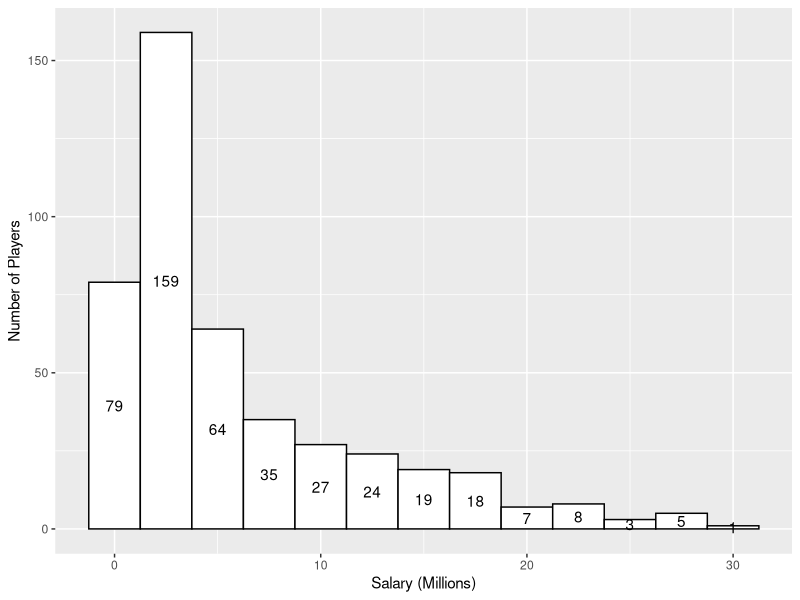
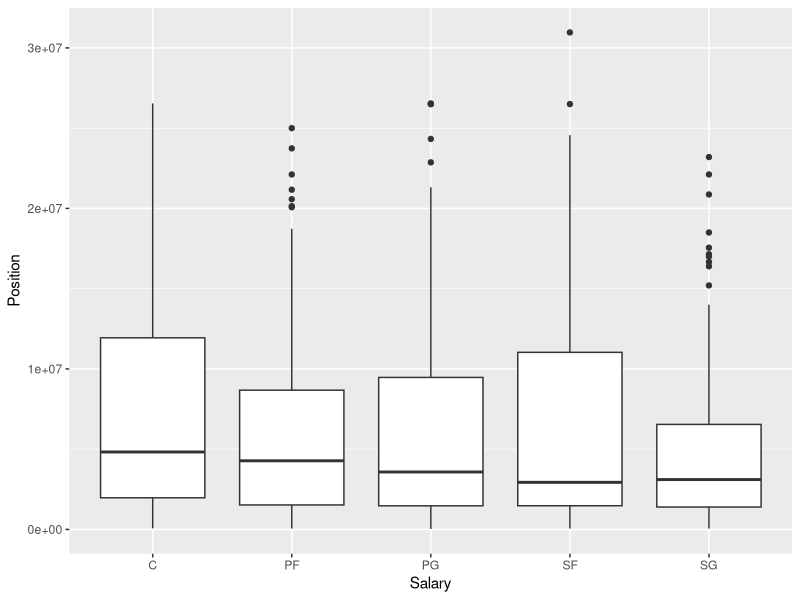
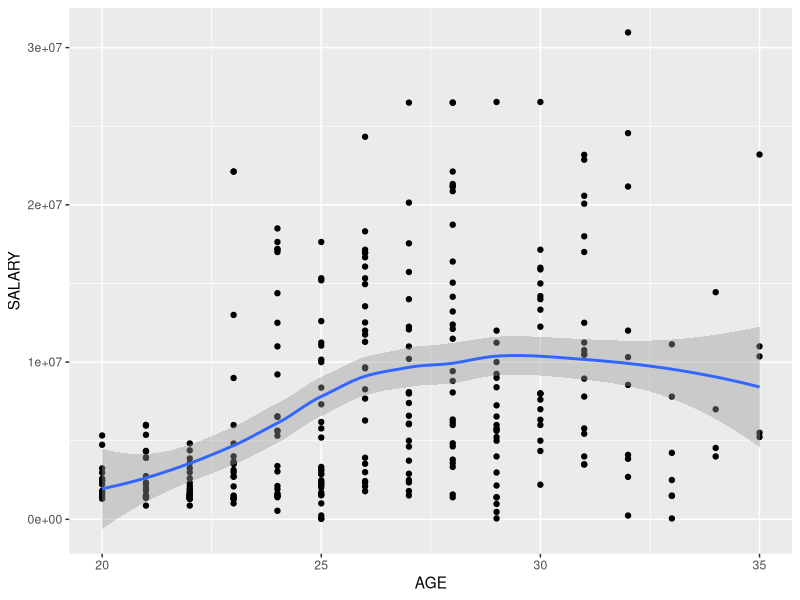
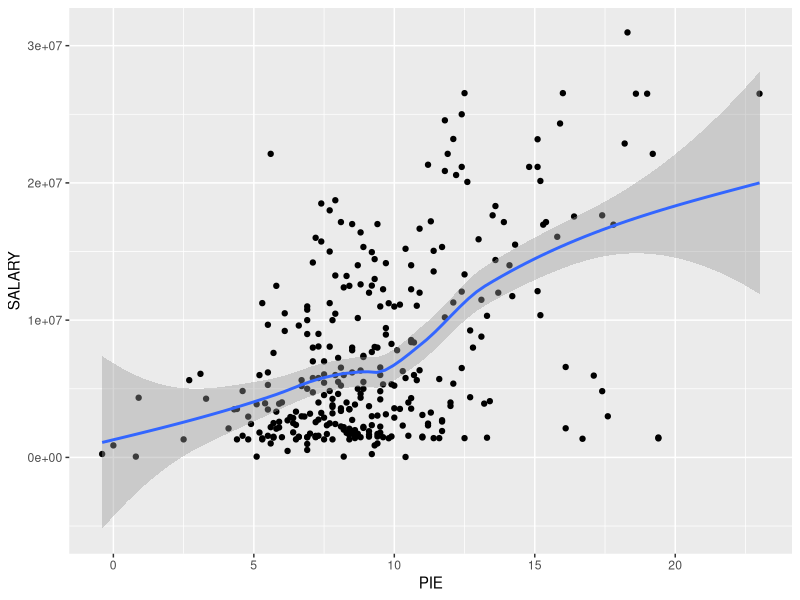
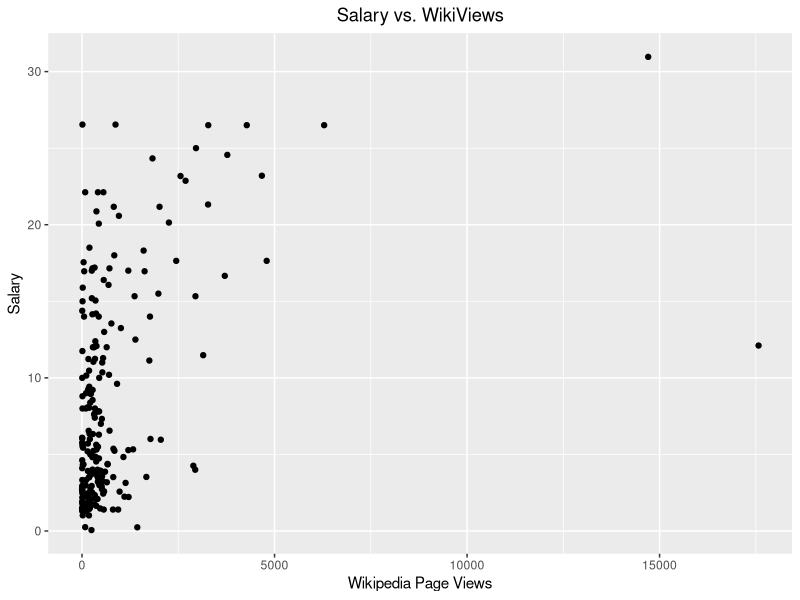
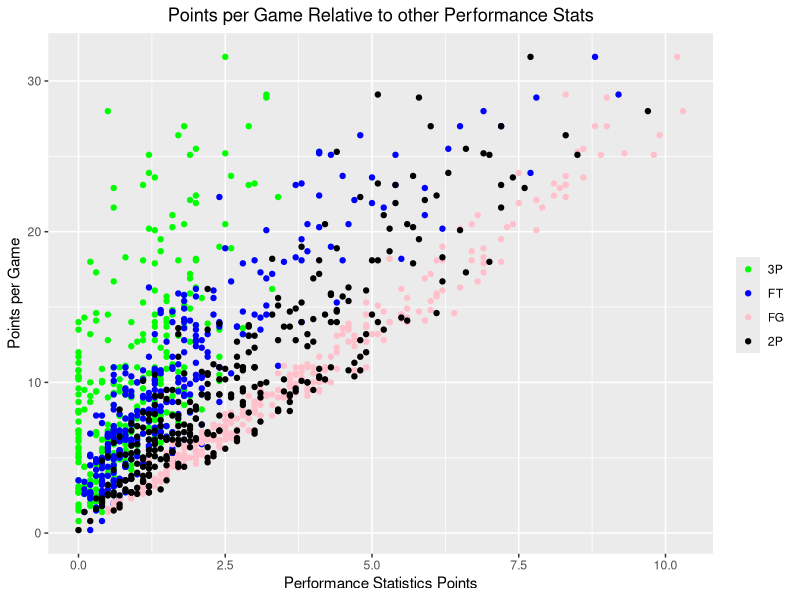
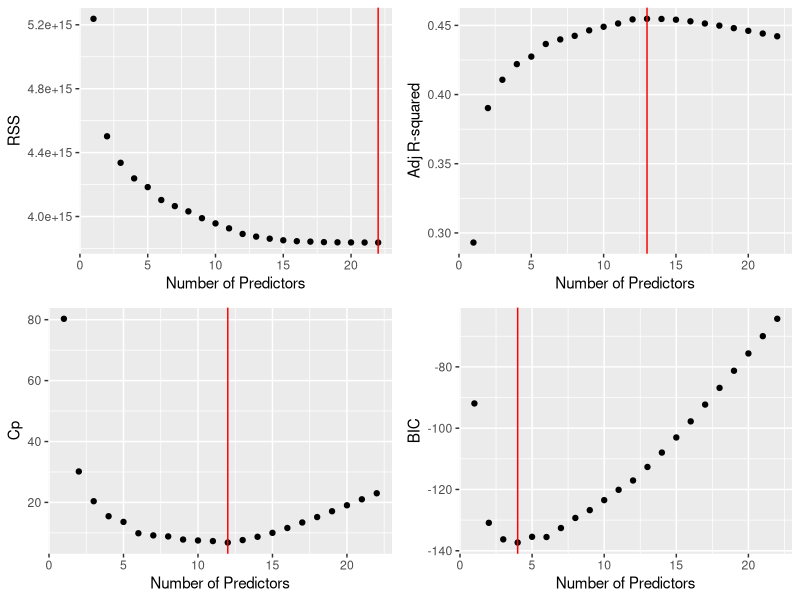
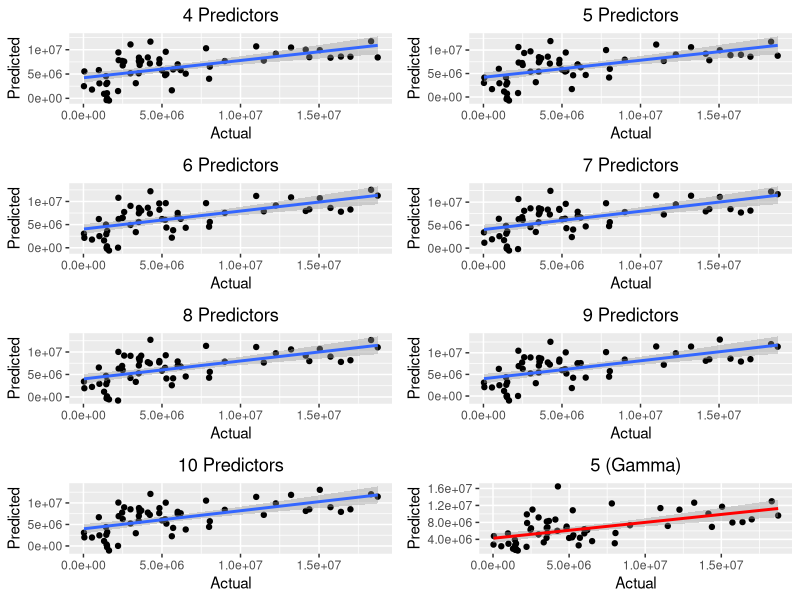

The R source for these figures, in order:
## ---- chunk 1
library(tidyverse)
library(modelr)
library(boot)
library(leaps)
library(gridExtra)
library(gam)
library(knitr)
library(kableExtra)
## ---- chunk 2

# Loading processed and cleaned data files
salary <- read_csv('data/processed/salary.csv')
players_with_stats_combined <- read_csv('data/processed/players_with_stats_combined.csv')
players_with_salary_wiki_twitter <- read_csv('data/processed/players_with_salary_wiki_twitter.csv')
team_twitter_wiki <- read_csv("data/processed/team_twitter_wiki.csv")
players_with_stats_salary <- read_csv("data/processed/players_with_stats_salary.csv")
players_wiki_twitter <- read_csv("data/processed/players_wiki_twitter.csv")
## ---- chunk 3
# Display histogram of salaries... not surprisingly, right skewed
salary %>% 
  ggplot(aes(SALARY2, labels = TRUE)) +
  geom_histogram(binwidth = 2.5, color = "black", fill = "white") +
  stat_bin(geom="text", aes(label = ..count..), binwidth = 2.5, position=position_stack(vjust=0.5)) +
  labs(x = 'Salary (Millions)', y = 'Number of Players')
## ---- chunk 4
# Find a quantiles
quantiles <- quantile(salary$SALARY, seq(0, 1, .1)) 

quantiles <- tibble(Percentile = names(quantiles)
       ,Salary = quantiles)

quantiles %>% 
  kable("html") %>%
  kable_styling(bootstrap_options = "striped", full_width = F, position = "left")
## ---- chunk 5
# Display salaries by position 
# Removed rows that only display a position a 'F' or 'G'
salary %>% 
  filter(POSITION %in% c('C', 'PF', 'PG', 'SF', 'SG')) %>% 
  ggplot(aes(POSITION, SALARY)) +
  geom_boxplot() +
  labs(x = 'Salary', y = 'Position')
  # ggtitle("Salary By Position")

# Calculate average salary/position
salary %>% 
    rename(Position = POSITION) %>% 
    filter(Position %in% c('C', 'PF', 'PG', 'SF', 'SG')) %>% 
    group_by(Position) %>% 
    summarise(Avg_Salary = round(median(SALARY) / 1000000, digits = 2)) %>%
    kable("html") %>%
    kable_styling(bootstrap_options = "striped", full_width = F, position = "left")
## ---- chunk 6
# Exploring salary vs. age
players_with_stats_salary <- inner_join(players_with_stats_combined, salary, by = c('PLAYER' =  'NAME'))
players_with_stats_salary <- select(players_with_stats_salary, -POSITION.y, -TEAM.y, -SALARY2)
players_with_stats_salary <- drop_na(players_with_stats_salary)

# Correlation between Age and Salary. Took out outliers.
players_with_stats_salary %>% 
  filter(AGE >= 20, AGE <= 35) %>% 
  ggplot(aes(x = AGE, y = SALARY)) +
  geom_point() +
  geom_smooth() 
 # ggtitle("Age vs. Individual Salary")
## ---- chunk 7
# Correlation between between Player Effectiveness and Salary
ggplot(players_with_stats_salary, aes(x = PIE, y = SALARY)) +
  geom_point() +
  geom_smooth() 
  # ggtitle("Player Effectiveness vs. Salary")
## ---- chunk 8
wiki_eda_plot <- ggplot() +
  geom_point(data = players_wiki_twitter, aes(x = wiki_views, y = salary)) + geom_smooth() +
  xlab("Wikipedia Page Views") + ylab("Salary") +
  ggtitle("Salary vs. WikiViews") + theme(plot.title = element_text(hjust = 0.5))

wiki_eda_plot

## ---- chunk 9
eda_plot <- ggplot() +
  geom_point(data = players_with_stats_salary, aes(x = `3P`, y = POINTS, color="3P")) +
  geom_point(data = players_with_stats_salary, aes(x = FT, y = POINTS, color="FT")) +
  geom_point(data = players_with_stats_salary, aes(x = FG, y = POINTS, color="FG")) +
  geom_point(data = players_with_stats_salary, aes(x = `2P`, y = POINTS, color="2P")) +
  scale_color_manual("", breaks=c("3P", "FT", "FG", "2P"), values=c("3P"="green", "FT"="blue", "FG"="pink", "2P"="black")) +
  xlab("Performance Statistics Points") + ylab("Points per Game") +
  ggtitle("Points per Game Relative to other Performance Stats") + theme(plot.title = element_text(hjust = 0.5))

eda_plot

## ---- chunk 10
# names(players_with_stats_salary)

stats_salary_data <- players_with_stats_salary %>%
  # Because each statistic below indicates a different model has the
  # smallest test error, this line creates a smaller dataset for comparison
  select(-PLAYER, -X1, -POSITION.x, -TEAM.x, -RPM, -Rk, -`FG%`, -`3P%`, -`2P%`, -`eFG%`,
         -`FT%`, -TRB, -ORPM, -DRPM, -WINS_RPM, -PLAYER, -X1, -MP) %>%
  # this is the original select
  # select(-PLAYER, -X1, -POSITION.x, -TEAM.x, -RPM) %>%
  filter(SALARY <= quantile(salary$SALARY, .95))
## ---- chunk 11
# Create variable to hold the number of predictors
num_predictors <- dim(stats_salary_data)[2] - 1

# Perform best-subsets
stats_salary_model <- regsubsets(SALARY ~ .
                                 ,data = stats_salary_data
                                 ,nvmax = num_predictors)

stats_salary_summary <- summary(stats_salary_model)

# Create tibble which contains data from results object
stats_salary_results <- tibble(num_pred = 1:num_predictors
                               ,rss = stats_salary_summary$rss
                               ,rsquared = stats_salary_summary$rsq
                               ,adj_rsquared = stats_salary_summary$adjr2
                               ,cp = stats_salary_summary$cp
                               ,bic = stats_salary_summary$bic)


# RSS
plot1_q1 <- stats_salary_results %>%
  ggplot(aes(num_pred, rss)) +
  geom_point() +
  geom_vline(aes(xintercept = which.min(stats_salary_results$rss)), color = 'red') +
  xlab('Number of Predictors') +
  ylab('RSS')

# ADJ R-SQUARED
plot2_q1 <- stats_salary_results %>%
  ggplot(aes(num_pred, adj_rsquared)) +
  geom_point() +
  geom_vline(aes(xintercept = which.max(stats_salary_results$adj_rsquared)), color = 'red') +
  xlab('Number of Predictors') +
  ylab('Adj R-squared')

# CP
plot3_q1 <- stats_salary_results %>%
  ggplot(aes(num_pred, cp)) +
  geom_point() +
  geom_vline(aes(xintercept = which.min(stats_salary_results$cp)), color = 'red') +
  xlab('Number of Predictors') +
  ylab('Cp')

# BIC
plot4_q1 <- stats_salary_results %>%
  ggplot(aes(num_pred, bic)) +
  geom_point() +
  geom_vline(aes(xintercept = which.min(stats_salary_results$bic)), color = 'red') +
  xlab('Number of Predictors') +
  ylab('BIC')

# Each of the measures comes up with vastly different number of
# predictors...
grid.arrange(plot1_q1, plot2_q1, plot3_q1, plot4_q1, nrow = 2, ncol = 2)
## ---- chunk 12
# Create training and test data sets
training_data_q1 <- stats_salary_data %>% sample_frac(.8)
test_data_q1 <- setdiff(stats_salary_data, training_data_q1)

# Fit model using the coefficients above and add predictions to test data
salary_model4 <- lm(SALARY ~ AGE + `2PA` + MPG + W, data = training_data_q1)
salary_model5 <- lm(SALARY ~ AGE + `2P` + `2PA` + MPG + W, data = training_data_q1)
salary_model6 <- lm(SALARY ~ AGE + `2P` + `2PA` + ORB + POINTS + W, data = training_data_q1)
salary_model7 <- lm(SALARY ~ AGE + `2P` + `2PA` + ORB + POINTS + W + TOV, data = training_data_q1)
salary_model8 <- lm(SALARY ~ AGE + `2P` + `2PA` + ORB + POINTS + W + TOV + STL, data = training_data_q1)
salary_model9 <- lm(SALARY ~ AGE + FGA + `2P` + `3PA` + ORB + POINTS + W + TOV + MPG, data = training_data_q1)
salary_model10 <- lm(SALARY ~ AGE + FGA + `3PA` + `2P` + `2PA` + ORB + TOV + POINTS + MPG + W, data = training_data_q1)

test_data_q1 <- add_predictions(test_data_q1, salary_model4, var = 'pred_lm4')
test_data_q1 <- add_predictions(test_data_q1, salary_model5, var = 'pred_lm5')
test_data_q1 <- add_predictions(test_data_q1, salary_model6, var = 'pred_lm6')
test_data_q1 <- add_predictions(test_data_q1, salary_model7, var = 'pred_lm7')
test_data_q1 <- add_predictions(test_data_q1, salary_model8, var = 'pred_lm8')
test_data_q1 <- add_predictions(test_data_q1, salary_model9, var = 'pred_lm9')
test_data_q1 <- add_predictions(test_data_q1, salary_model10, var = 'pred_lm10')

salary_model_gamma <- glm(SALARY ~ AGE + `2P` + `2PA` + ORB + MPG, data = training_data_q1, family = Gamma(link = "log"))
test_data_q1 <- mutate(test_data_q1, pred_glm = predict(salary_model_gamma, test_data_q1, type = 'response'))

text_tbl <- data.frame(
  NumberOfPredictors = c("4", "5", "6", "7", "8", "9", "10", "5 (Gamma)"),
  Predictors = c(
    "Age, 2PA, MPG, W",
    "Age, 2PA, MPG, W, 2P",
    "Age, 2PA, W, 2P, ORB, POINTS",
    "Age, 2PA, W, 2P, ORB, POINTS, TOV",
    "Age, 2PA, W, 2P, ORB, POINTS, TOV, STL",
    "Age, W, 2P, ORB, POINTS, TOV, MPG, 3PA, FGA",
    "Age, W, 2P, ORB, POINTS, TOV, MPG, 3PA, FGA, 2PA",
    "Age, 2PA, 2P, 2PA, ORB, MPG"
  )
)

kable(text_tbl, "html") %>%
  kable_styling(full_width = F, position = "left") %>%
  column_spec(1, bold = T, border_right = T) %>%
  column_spec(2, width = "30em")
## ---- chunk 13
# Actual vs Predicted for linear model
plot_lm4 <- ggplot() +
  geom_point(data = test_data_q1, aes(x = SALARY, y = pred_lm4)) +
  geom_smooth(data = test_data_q1, aes(x = SALARY, y = pred_lm4), method = 'lm') +
  labs(x = 'Actual', y = 'Predicted') +
  ggtitle("4 Predictors") +
  theme(plot.title = element_text(hjust = 0.5))

plot_lm5 <- ggplot() +
  geom_point(data = test_data_q1, aes(x = SALARY, y = pred_lm5)) +
  geom_smooth(data = test_data_q1, aes(x = SALARY, y = pred_lm5), method = 'lm') +
  labs(x = 'Actual', y = 'Predicted') +
  ggtitle("5 Predictors") +
  theme(plot.title = element_text(hjust = 0.5))

plot_lm6 <- ggplot() +
  geom_point(data = test_data_q1, aes(x = SALARY, y = pred_lm6)) +
  geom_smooth(data = test_data_q1, aes(x = SALARY, y = pred_lm6), method = 'lm') +
  labs(x = 'Actual', y = 'Predicted') +
  ggtitle("6 Predictors") +
  theme(plot.title = element_text(hjust = 0.5))

plot_lm7 <- ggplot() +
  geom_point(data = test_data_q1, aes(x = SALARY, y = pred_lm7)) +
  geom_smooth(data = test_data_q1, aes(x = SALARY, y = pred_lm7), method = 'lm') +
  labs(x = 'Actual', y = 'Predicted') +
  ggtitle("7 Predictors") +
  theme(plot.title = element_text(hjust = 0.5))

plot_lm8 <- ggplot() +
  geom_point(data = test_data_q1, aes(x = SALARY, y = pred_lm8)) +
  geom_smooth(data = test_data_q1, aes(x = SALARY, y = pred_lm8), method = 'lm') +
  labs(x = 'Actual', y = 'Predicted') +
  ggtitle("8 Predictors") +
  theme(plot.title = element_text(hjust = 0.5))

plot_lm9 <- ggplot() +
  geom_point(data = test_data_q1, aes(x = SALARY, y = pred_lm9)) +
  geom_smooth(data = test_data_q1, aes(x = SALARY, y = pred_lm9), method = 'lm') +
  labs(x = 'Actual', y = 'Predicted') +
  ggtitle("9 Predictors") +
  theme(plot.title = element_text(hjust = 0.5))

plot_lm10 <- ggplot() +
  geom_point(data = test_data_q1, aes(x = SALARY, y = pred_lm10)) +
  geom_smooth(data = test_data_q1, aes(x = SALARY, y = pred_lm10), method = 'lm') +
  labs(x = 'Actual', y = 'Predicted') +
  ggtitle("10 Predictors") +
  theme(plot.title = element_text(hjust = 0.5))

plot_glm <- ggplot() +
  geom_point(data = test_data_q1, aes(x = SALARY, y = pred_glm)) +
  geom_smooth(data = test_data_q1, aes(x = SALARY, y = pred_glm), method = 'lm', color = "red") +
  labs(x = 'Actual', y = 'Predicted') +
  ggtitle("5 (Gamma)") +
  theme(plot.title = element_text(hjust = 0.5))

grid.arrange(plot_lm4, plot_lm5, plot_lm6, plot_lm7, plot_lm8, plot_lm9, plot_lm10, plot_glm, nrow = 4, ncol = 2)
## ---- chunk 14
tibble(Model4 = rmse(salary_model4, test_data_q1)
     ,Model5 = rmse(salary_model5, test_data_q1)
     ,Model6 = rmse(salary_model6, test_data_q1)
     ,Model7 = rmse(salary_model7, test_data_q1)
     ,Model8 = rmse(salary_model8, test_data_q1)
     ,Model9 = rmse(salary_model9, test_data_q1)
     ,Model10 = rmse(salary_model10, test_data_q1)
     ,Gamma = rmse(salary_model_gamma, test_data_q1)) %>%
kable("html") %>%
kable_styling(position = "left")
## ---- chunk 15
stats_salary10fold <- stats_salary_data %>%
  crossv_kfold(5, id = 'fold') %>%
  mutate(train = map(train, as_tibble)) %>%
  mutate(lm_model4 = map(train, ~ lm(SALARY ~ AGE + `2PA` + MPG + W, data = .))
         ,lm_model5 = map(train, ~ lm(SALARY ~ AGE + `2P` + `2PA` + MPG + W, data = .))
         ,lm_model6 = map(train, ~ lm(SALARY ~ AGE + `2P` + `2PA` + ORB + POINTS + W, data = .))
         ,lm_model7 = map(train, ~ lm(SALARY ~ AGE + `2P` + `2PA` + ORB + POINTS + W + TOV, data = .))
         ,lm_model8 = map(train, ~ lm(SALARY ~ AGE + `2P` + `2PA` + ORB + POINTS + W + TOV + STL, data = .))
         ,lm_model9 = map(train, ~ lm(SALARY ~ AGE + FGA + `2P` + `3PA` + ORB + POINTS + W + TOV + MPG, data = .))
         ,lm_model10 = map(train, ~ lm(SALARY ~ AGE + FGA + `3PA` + `2P` + `2PA` + ORB + TOV + POINTS + MPG + W, data = .))
         ,glm_model = map(train
                          , ~ glm(SALARY ~ AGE + `2P` + `2PA` + ORB + MPG, data = .
                                  , family = Gamma(link = "log"))))

rmse_lm4 <- stats_salary10fold %>%
  mutate(rmse = map2_dbl(stats_salary10fold$lm_model4, stats_salary10fold$test, rmse)) %>%
  summarise(mean_rmse = mean(rmse))

rmse_lm5 <- stats_salary10fold %>%
  mutate(rmse = map2_dbl(stats_salary10fold$lm_model5, stats_salary10fold$test, rmse)) %>%
  summarise(mean_rmse = mean(rmse))

rmse_lm6 <- stats_salary10fold %>%
  mutate(rmse = map2_dbl(stats_salary10fold$lm_model6, stats_salary10fold$test, rmse)) %>%
  summarise(mean_rmse = mean(rmse))

rmse_lm7 <- stats_salary10fold %>%
  mutate(rmse = map2_dbl(stats_salary10fold$lm_model7, stats_salary10fold$test, rmse)) %>%
  summarise(mean_rmse = mean(rmse))

rmse_lm8 <- stats_salary10fold %>%
  mutate(rmse = map2_dbl(stats_salary10fold$lm_model8, stats_salary10fold$test, rmse)) %>%
  summarise(mean_rmse = mean(rmse))

rmse_lm9 <- stats_salary10fold %>%
  mutate(rmse = map2_dbl(stats_salary10fold$lm_model9, stats_salary10fold$test, rmse)) %>%
  summarise(mean_rmse = mean(rmse))

rmse_lm10 <- stats_salary10fold %>%
  mutate(rmse = map2_dbl(stats_salary10fold$lm_model10, stats_salary10fold$test, rmse)) %>%
  summarise(mean_rmse = mean(rmse))

rmse_glm <- stats_salary10fold %>%
  mutate(rmse = map2_dbl(stats_salary10fold$glm_model, stats_salary10fold$test, rmse)) %>%
  summarise(mean_rmse = mean(rmse))

tibble(Model4 = rmse_lm4$mean_rmse
                       ,Model5 = rmse_lm5$mean_rmse
                       ,Model6 = rmse_lm6$mean_rmse
                       ,Model7 = rmse_lm7$mean_rmse
                       ,Model8 = rmse_lm8$mean_rmse
                       ,Model9 = rmse_lm9$mean_rmse
                       ,Model10 = rmse_lm10$mean_rmse
                       ,Gamma = rmse_glm$mean_rmse) %>%
kable("html") %>%
kable_styling(position = "left")
## ---- chunk 16
plot_nonlinear1 <- ggplot() +
  geom_point(data = stats_salary_data, aes(x = AGE, y = SALARY))
  # geom_smooth(data = stats_salary_data, aes(x = AGE, y = SALARY), method = 'lm')

plot_nonlinear2 <- ggplot() +
  geom_point(data = stats_salary_data, aes(x = `2P`, y = SALARY))
  # geom_smooth(data = stats_salary_data, aes(x = `2P`, y = SALARY), method = 'lm')

plot_nonlinear3 <- ggplot() +
  geom_point(data = stats_salary_data, aes(x = `2PA`, y = SALARY))
  # geom_smooth(data = stats_salary_data, aes(x = `2PA`, y = SALARY), method = 'lm')

plot_nonlinear4 <- ggplot() +
  geom_point(data = stats_salary_data, aes(x = ORB, y = SALARY))
  # geom_smooth(data = stats_salary_data, aes(x = ORB, y = SALARY), method = 'lm')

plot_nonlinear5 <- ggplot() +
  geom_point(data = stats_salary_data, aes(x = POINTS, y = SALARY))
  # geom_smooth(data = stats_salary_data, aes(x = POINTS, y = SALARY), method = 'lm')

plot_nonlinear6 <- ggplot() +
  geom_point(data = stats_salary_data, aes(x = W, y = SALARY))
  # geom_smooth(data = stats_salary_data, aes(x = W, y = SALARY), method = 'lm')

grid.arrange(plot_nonlinear1, plot_nonlinear2, plot_nonlinear3, plot_nonlinear4, plot_nonlinear5, plot_nonlinear6
             , nrow = 3, ncol = 2)
## ---- chunk 17
local_reg_model1 <- loess(SALARY ~ AGE + MPG + W, data = training_data_q1)
local_reg_model2 <- loess(SALARY ~ AGE + MPG + W + POINTS, data = training_data_q1)

test_data_q1 <- mutate(test_data_q1, pred_local1 = predict(local_reg_model1, test_data_q1, type = 'response'))
test_data_q1 <- mutate(test_data_q1, pred_local2 = predict(local_reg_model2, test_data_q1, type = 'response'))

nonlinear_plot1 <- ggplot() +
  geom_point(data = test_data_q1, aes(x = SALARY, y = pred_local1)) +
  geom_smooth(data = test_data_q1, aes(x = SALARY, y = pred_local1)) +
  labs(x = 'Actual', y = 'Predicted') +
  ggtitle("Age + MPG + W") +
  theme(plot.title = element_text(hjust = 0.5))

nonlinear_plot2 <- ggplot() +
  geom_point(data = test_data_q1, aes(x = SALARY, y = pred_local2)) +
  geom_smooth(data = test_data_q1, aes(x = SALARY, y = pred_local2)) +
  labs(x = 'Actual', y = 'Predicted') +
  ggtitle("Age + MPG + W + Points") +
  theme(plot.title = element_text(hjust = 0.5))

grid.arrange(nonlinear_plot1, nonlinear_plot2, nrow = 2, ncol = 1)
## ---- chunk 18
rmse_summary <- tibble(NonLinear_3P = rmse(local_reg_model1, test_data_q1)
          ,NonLinear_4P= rmse(local_reg_model2, test_data_q1))

rmse_summary %>%
  kable("html") %>%
  kable_styling(full_width = F, position = "left")
## ---- chunk 19
# Make train and test sets
train_set_points <- players_with_stats_salary %>%
  sample_frac(0.75, replace=FALSE)

test_set_points <- players_with_stats_salary %>%
  setdiff(train_set_points)

# THIS MODEL IS TOO GOOD!!!!!!
ppg_model <- lm(POINTS ~ FT + `3P` + FG + `2P`, data=train_set_points)

# Add predicted salary to test set
test_set_points <- add_predictions(test_set_points, ppg_model)

# Plots of predicted vs. actual for points based on those stats
points_predicted_plot <- ggplot() +
  geom_point(data = test_set_points, aes(x = seq(1:dim(test_set_points)[1]), y = POINTS), color="red") +
  geom_point(data = test_set_points, aes(x = seq(1:dim(test_set_points)[1]), y = pred), color="blue") +
  geom_smooth(data = test_set_points, aes(x = seq(1:dim(test_set_points)[1]), y = pred)) +
  xlab("Player Index") + ylab("Points") + ylim(0, range(test_set_points$pred)[2]) +
  ggtitle("Points Predicted by other Performance Stats") + theme(plot.title = element_text(hjust = 0.5))

# points_predicted_plot
# coef(ppg_model)

# Plot actual vs. predicted points
actual_v_pred_points <- ggplot(data = test_set_points, aes(x = POINTS, y = pred)) +
  geom_point() + geom_smooth() +
  xlab("Actual PPG") + ylab("Predicted PPG") +
  ggtitle("Actual vs Predicted Points Per Game") + theme(plot.title = element_text(hjust = 0.5))
actual_v_pred_points

## ---- chunk 20
test_set_points <- test_set_points %>%
  mutate(summer = 1*FT+3*`3P`+2*`2P`)

mini_table <- tibble(original_points = (test_set_points$POINTS)[1:10])
mini_table <- mini_table %>%
  mutate(pred_points = round((test_set_points$pred)[1:10], 3),
         sum_col = (test_set_points$summer)[1:10])

mini_table %>%
  kable("html") %>%
  kable_styling(bootstrap_options = "striped", full_width = F, position = "left")
## ---- chunk 21
ppg_model_fg <- lm(POINTS ~ FG, data=train_set_points)

# Add predicted salary to test set
test_set_points_fg <- add_predictions(test_set_points, ppg_model_fg)

# Plots of predicted vs. actual for points based on those stats
points_predicted_plot_fg <- ggplot() +
  geom_point(data = test_set_points_fg, aes(x = seq(1:dim(test_set_points_fg)[1]), y = POINTS), color="red") +
  geom_point(data = test_set_points_fg, aes(x = seq(1:dim(test_set_points_fg)[1]), y = pred), color="blue") +
  geom_smooth(data = test_set_points_fg, aes(x = seq(1:dim(test_set_points_fg)[1]), y = pred)) +
  xlab("Player Index") + ylab("Points") + ylim(0, range(test_set_points_fg$pred)[2]) +
  ggtitle("Points Predicted by other Performance Stats") + theme(plot.title = element_text(hjust = 0.5))

# Plot actual vs. predicted points
actual_v_pred_points_fg <- ggplot(data = test_set_points_fg, aes(x = POINTS, y = pred)) +
  geom_point() + geom_smooth() +
  xlab("Actual PPG") + ylab("Predicted PPG") +
  ggtitle("Actual vs Predicted Points Per Game - Field Goals as Only Predictor") + theme(plot.title = element_text(hjust = 0.5))
actual_v_pred_points_fg


## ---- chunk 22

# Explore which predictors are statistically significant
exploratory_mod <- players_wiki_twitter %>%
  select(-PLAYER) %>%
  select(-index) %>%
  lm(salary ~., data = .)

# summary(exploratory_mod)
# Observe that wikipedia views, twitter favorites, and twitter retweets are
# all statistically significant - twitter RT seems to be a bit less significant than the others

# VALIDATION SET APPROACH
# First make train and test sets
train_set <- players_wiki_twitter %>%
  sample_frac(0.75, replace=FALSE)

test_set <- players_wiki_twitter %>%
  setdiff(train_set)

# Make linear regression model
# Let's try just using wikipedia page views alone first
glm_train <- lm(salary ~ wiki_views, data=train_set)

test_set <- add_predictions(test_set, glm_train)
test_set <- test_set %>%
  mutate(salary_from_wiki = pred) %>%
  select(-pred)

# Quick plot of predicted vs. actual values shows us that using only Wiki is not useful
# these plots are NOT USEFUL - just looking at the predicted vs. actual
wiki_only_plot <- ggplot() +
  geom_point(data = test_set, aes(x = seq(1:dim(test_set)[1]), y = salary)) +
  geom_point(data = test_set, aes(x = seq(1:dim(test_set)[1]), y = salary_from_wiki), color=
               "red") +
  geom_smooth(data = test_set, aes(x = seq(1:dim(test_set)[1]), y = salary_from_wiki), color=
                "red") +
  xlab("Player Index") + ylab("Salary") +
  ggtitle("Salary vs. WikiViews") + theme(plot.title = element_text(hjust = 0.5))

# actual vs. predicted
# SHOW THIS TO SHOW HOW IT DIDN'T WORK WELL
wiki_actual_v_pred <- ggplot(data = test_set, aes(x = salary, y = salary_from_wiki)) +
  geom_point() + geom_smooth() +
  xlab("Actual Salary") + ylab("Predicted Salary") +
  ggtitle("WikiViews") + theme(plot.title = element_text(hjust = 0.5))
#````````````````````````````````````````````````````````````

# Try model using just twitter stats, no page-view stats
twitter_only_model <- lm(salary ~ twitter_fav + twitter_RT, data=train_set)

# Add predicted salary
test_set <- add_predictions(test_set, twitter_only_model)
test_set <- test_set %>%
  mutate(salary_from_twitter = pred) %>%
  select(-pred)

# Calculate root mean squared error
# rmse(twitter_only_model, test_set)

# Quick plot of predicted vs. actual values shows us that using only Wiki is not useful
# these plots are NOT USEFUL - just looking at the predicted vs. actual
twitter_only_plot <- ggplot() +
  geom_point(data = test_set, aes(x = seq(1:dim(test_set)[1]), y = salary)) +
  geom_point(data = test_set, aes(x = seq(1:dim(test_set)[1]), y = salary_from_twitter), color=
               "green") +
  geom_smooth(data = test_set, aes(x = seq(1:dim(test_set)[1]), y = salary_from_twitter), color=
                "green") +
  xlab("Player Index") + ylab("Salary") +  ylim(0, range(test_set$salary_from_wiki)[2]) +
  ggtitle("Salary vs. Twitter Stats") + theme(plot.title = element_text(hjust = 0.5))

twitter_actual_v_pred <- ggplot(data = test_set, aes(x = salary, y = salary_from_twitter)) +
  geom_point() + geom_smooth() +
  xlab("Actual Salary") + ylab("Predicted Salary") +
  ggtitle("Twitter Stats") + theme(plot.title = element_text(hjust = 0.5))
#````````````````````````````````````````````````````````````````````

# Those models are bad - let's use all three predictors next!
# Make linear regression model
# Let's try just using wikipedia page views alone first
salary_vs_media_model <- lm(salary ~ wiki_views + twitter_fav + twitter_RT, data=train_set)

# Add predicted salary
test_set <- add_predictions(test_set, salary_vs_media_model)
test_set <- test_set %>%
  mutate(salary_from_media = pred) %>%
  select(-pred)

# Calculate root mean squared error
# rmse(salary_vs_media_model, test_set)

# Plots of predicted vs. actual with twitter and wikipedia
media_salary_plot <- ggplot() +
  geom_point(data = test_set, aes(x = seq(1:dim(test_set)[1]), y = salary)) +
  geom_point(data = test_set, aes(x = seq(1:dim(test_set)[1]), y = salary_from_media), color="blue") +
  geom_smooth(data = test_set, aes(x = seq(1:dim(test_set)[1]), y = salary_from_media)) +
  xlab("Player Index") + ylab("Salary") + ylim(0, range(test_set$salary_from_wiki)[2]) +
  ggtitle("Salary vs. Both") + theme(plot.title = element_text(hjust = 0.5))

all_social_actual_v_pred <- ggplot(data = test_set, aes(x = salary, y = salary_from_media)) +
  geom_point() + geom_smooth() +
  xlab("Actual Salary") + ylab("Predicted Salary") +
  ggtitle("All Media Stats") + theme(plot.title = element_text(hjust = 0.5))

# Plot side-by-side
grid.arrange(wiki_only_plot, twitter_only_plot, media_salary_plot, nrow = 1, ncol = 3)
grid.arrange(wiki_actual_v_pred, twitter_actual_v_pred, all_social_actual_v_pred, nrow=1, ncol=3)
## ---- chunk 23
# Gather RMSE and show
rmse_tib <- tibble(wiki_rmse = rmse(glm_train, test_set))
rmse_tib <- rmse_tib %>%
  mutate(twitter_rmse = rmse(twitter_only_model, test_set),
         media_rmse = rmse(salary_vs_media_model, test_set))
rmse_tib %>%
  kable("html") %>%
  kable_styling(bootstrap_options = "striped", full_width = F, position = "left")
